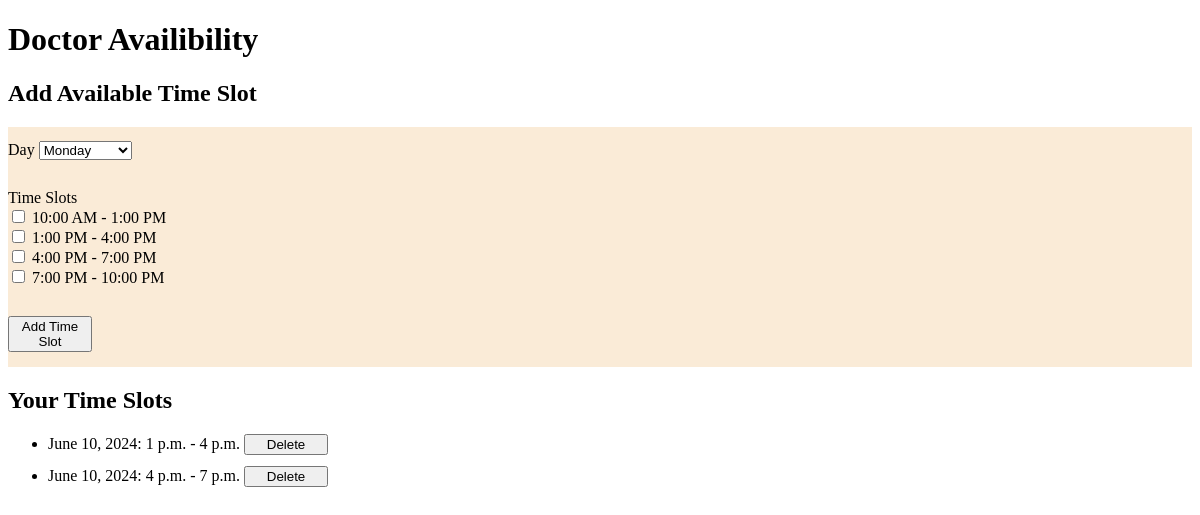
The app's page /add_availability/ (signed in) with its own data.
### home/models.py (models this page shows, shortened)
class TimeSlot(models.Model):
    doctor = models.ForeignKey(Doctor, on_delete=models.CASCADE)
    date = models.DateField()
    start_time = models.TimeField()
    end_time = models.TimeField()

### home/views.py (the view)
# urls.py: path('add_availability/', views.add_availability, name='add_availability'),
@never_cache
@login_required
def add_availability(request):
    try:
        doctor = Doctor.objects.get(user=request.user)
    except Doctor.DoesNotExist:
        return redirect('home')
    if request.method == 'POST':
        form = TimeSlotForm(request.POST)
        if form.is_valid():
            day = int(form.cleaned_data['day'])
            selected_time_slots = form.cleaned_data['time_slots']
            for slot in selected_time_slots:
                start_time_str, end_time_str = slot.split('-')
                start_time = datetime.strptime(start_time_str, '%H:%M').time()
                end_time = datetime.strptime(end_time_str, '%H:%M').time()
                date = get_next_weekday(datetime.now(), day)
                TimeSlot.objects.create(doctor=doctor, date=date, start_time=start_time, end_time=end_time)
            return redirect('add_availability')
    else:
        form = TimeSlotForm()
    time_slots = TimeSlot.objects.filter(doctor=doctor)
    slots_by_date = {}
    for slot in time_slots:
        if slot.date not in slots_by_date:
            slots_by_date[slot.date] = []
        slots_by_date[slot.date].append(slot)
    return render(request, 'add_availability.html', {
        'form': form,
        'time_slots': time_slots,
    })

### home/forms.py
class TimeSlotForm(forms.Form):
    DAYS_OF_WEEK = [
        (0, 'Monday'),
        (1, 'Tuesday'),
        (2, 'Wednesday'),
        (3, 'Thursday'),
        (4, 'Friday'),
        (5, 'Saturday'),
        (6, 'Sunday')
    ]
    TIME_SLOTS = [
        ('10:00-13:00', '10:00 AM - 1:00 PM'),
        ('13:00-16:00', '1:00 PM - 4:00 PM'),
        ('16:00-19:00', '4:00 PM - 7:00 PM'),
        ('19:00-22:00', '7:00 PM - 10:00 PM')
    ]
    day = forms.ChoiceField(choices=DAYS_OF_WEEK)
    time_slots = forms.MultipleChoiceField(choices=TIME_SLOTS, widget=forms.CheckboxSelectMultiple)

### home/templates/add_availability.html (shortened to what this page needs)
<!DOCTYPE html>
<html>
<head>
</head>
<body>
    <h1>Doctor Availibility</h1>
    <h2>Add Available Time Slot</h2>
    <form method="post">
        <div class="form-group">
            <label for="id_day">Day</label>
            {{ form.day }}
        </div>
        <div class="form-group">
            <label for="id_time_slots">Time Slots</label>
            {{ form.time_slots }}
        </div>
        <button type="submit">Add Time Slot</button>
    </form>
    <h2>Your Time Slots</h2>
    <ul>
        {% for slot in time_slots %}
            <li>
                {{ slot.date }}: {{ slot.start_time }} - {{ slot.end_time }}
                <form action="{% url 'delete_time_slot' slot.id %}" method="post" style="display:inline;">
                    <button type="submit">Delete</button>
                </form>
            </li>
        {% endfor %}
    </ul>
</body>
</html>

### home/templates/add_availability.html (style rules this page uses)
form { background-color: antiquewhite; height: 30vh; display: flex; flex-direction: column; justify-content: space-around; }
button { width: 7vw; }
li { margin-top: 1%; }

### records on screen
TimeSlot: date "June 10, 2024", start_time "1 p.m.", end_time "4 p.m."
TimeSlot: date "June 10, 2024", start_time "4 p.m.", end_time "7 p.m."
